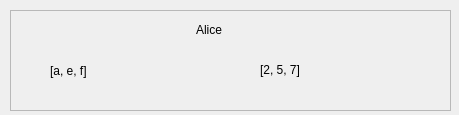
<?xml version="1.0" encoding="UTF-8"?>
<ui version="4.0">
 <class>Form</class>
 <widget class="QWidget" name="Form">
  <property name="geometry">
   <rect>
    <x>0</x>
    <y>0</y>
    <width>459</width>
    <height>115</height>
   </rect>
  </property>
  <property name="windowTitle">
   <string>Form</string>
  </property>
  <widget class="QFrame" name="frame">
   <property name="geometry">
    <rect>
     <x>10</x>
     <y>10</y>
     <width>441</width>
     <height>101</height>
    </rect>
   </property>
   <property name="frameShape">
    <enum>QFrame::StyledPanel</enum>
   </property>
   <property name="frameShadow">
    <enum>QFrame::Raised</enum>
   </property>
   <widget class="QLabel" name="partyName">
    <property name="geometry">
     <rect>
      <x>186</x>
      <y>10</y>
      <width>71</width>
      <height>20</height>
     </rect>
    </property>
    <property name="frameShape">
     <enum>QFrame::NoFrame</enum>
    </property>
    <property name="text">
     <string>Alice</string>
    </property>
   </widget>
   <widget class="QLabel" name="partyName_2">
    <property name="geometry">
     <rect>
      <x>40</x>
      <y>50</y>
      <width>151</width>
      <height>21</height>
     </rect>
    </property>
    <property name="frameShape">
     <enum>QFrame::NoFrame</enum>
    </property>
    <property name="text">
     <string>[a, e, f]</string>
    </property>
   </widget>
   <widget class="QLabel" name="partyName_3">
    <property name="geometry">
     <rect>
      <x>250</x>
      <y>50</y>
      <width>141</width>
      <height>20</height>
     </rect>
    </property>
    <property name="frameShape">
     <enum>QFrame::NoFrame</enum>
    </property>
    <property name="text">
     <string>[2, 5, 7]</string>
    </property>
   </widget>
  </widget>
 </widget>
 <resources/>
 <connections/>
</ui>
